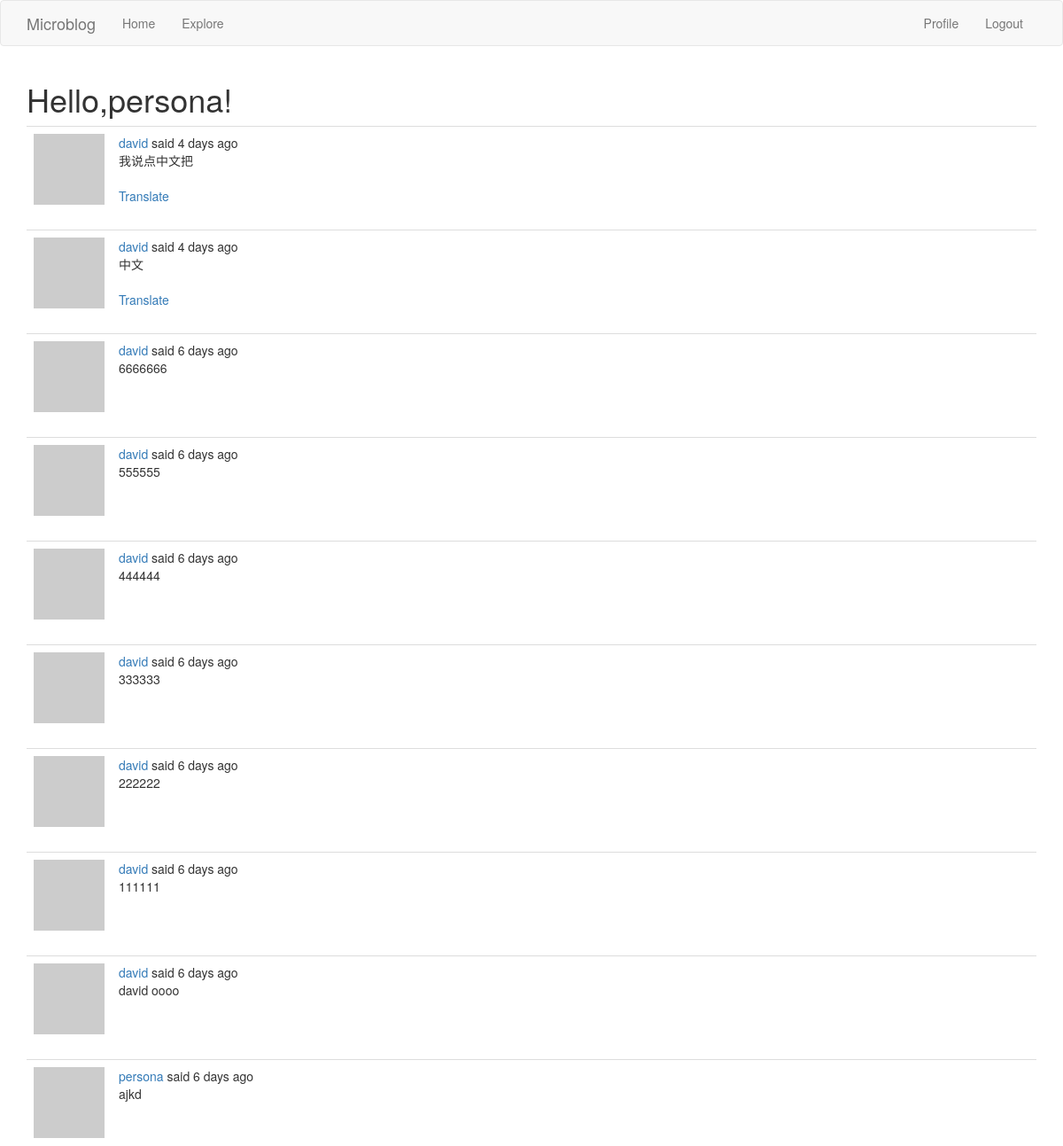
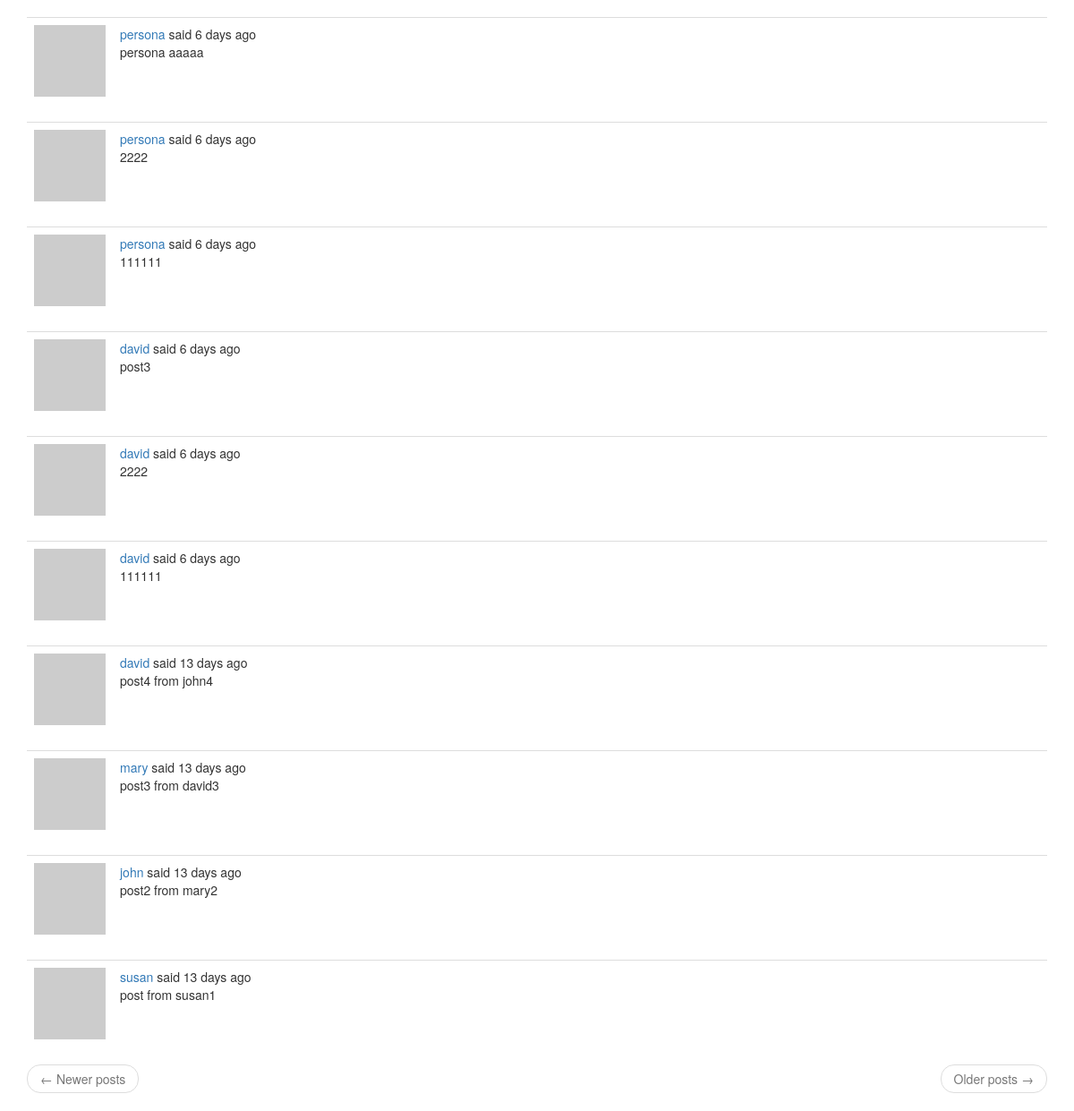
Screenshot of /explore (signed in) with the database file from the repository (2 pictures, top to bottom).
### app/models.py (models this page shows, shortened)
class User(UserMixin,db.Model):
	id = db.Column(db.Integer, primary_key=True)
	username = db.Column(db.String(64), index=True, unique=True)
	email = db.Column(db.String(120), index=True, unique=True)
	password_hash = db.Column(db.String(128))
	posts = db.relationship('Post', backref='author', lazy='dynamic')
	about_me = db.Column(db.String(140))
	last_seen = db.Column(db.DateTime,default=datetime.utcnow())
	followed = db.relationship(
		'User',
		secondary=followers,
		primaryjoin=(followers.c.follower_id==id),
		secondaryjoin=(followers.c.followed_id==id),
		backref=db.backref('followers', lazy='dynamic'),
		lazy='dynamic'
		)
	def avatar(self, size):
		digest = md5(self.email.lower().encode('utf-8')).hexdigest()
		return 'https://www.gravatar.com/avatar/{}?d=identicon&s={}'.format(digest, size)

class Post(db.Model):
	id = db.Column(db.Integer, primary_key=True)
	body = db.Column(db.String(140))
	timestamp = db.Column(db.DateTime, index=True, default=datetime.utcnow)
	user_id = db.Column(db.Integer, db.ForeignKey('user.id'))
	language = db.Column(db.String(5))

### app/routes.py (the view)
@app.route('/explore')
@login_required
def explore():
    page = request.args.get('page', 1, type=int)
    posts = Post.query.order_by(Post.timestamp.desc()).paginate(page, app.config['POSTS_PER_PAGE'], False)
    next_url = url_for('explore', page=posts.next_num) if posts.has_next else None
    prev_url = url_for('explore', page=posts.prev_num) if posts.has_prev else None
    return render_template('index.html', title='Explore', posts=posts.items, next_url=next_url, prev_url=prev_url)

### app/models.py (called while the page is built)
@login.user_loader
def load_user(id):
	return User.query.get(int(id))

### app/routes.py (called while the page is built)
@app.before_request
def before_request():
    if current_user.is_authenticated:
        current_user.last_seen = datetime.utcnow()
        db.session.commit()
    g.locale = 'zh' if str(get_locale()).startswith('zh') else str(get_locale())

### app/templates/index.html (shortened to what this page needs)
{% extends "base.html" %}
{% import 'bootstrap/wtf.html' as wtf %}
{% block app_content %}
	<h1>Hello,{{ current_user.username }}!</h1>
	{% for post in posts %}
		{% include '_post.html' %}
	{% endfor %}
	<nav aria-label="...">
		<ul class="pager">
			<li class="previous{% if not prev_url %} disabled{% endif %}">
				<a href="{{ prev_url or '#' }}">
					<span aria-hidden="true">&larr;</span> Newer posts
				</a>
			</li>
			<li class="next{% if not next_url %} disabled{% endif %}">
				<a href="{{ next_url or '#' }}">
					Older posts <span aria-hidden="true">&rarr;</span>
				</a>
			</li>
		</ul>
	</nav>
{% endblock %}

### app/templates/_post.html (shortened to what this page needs)
<table class="table table-hover">
    <tr>
        <td width="70px">
            <a href="{{ url_for('user', username=post.author.username) }}">
                <img src="{{ post.author.avatar(70) }}" />
            </a>
        </td>
        <td>
            {{ _('%(username)s said %(when)s', username=user_link, when=moment(post.timestamp).fromNow()) }}
            <br>
            <span id="post{{ post.id }}">{{ post.body }}</span>
            {% if post.language and post.language != g.locale %}
                <br><br>
                <span id="translation{{ post.id }}">
                    <a href="javascript:translate('#post{{ post.id }}', '#translation{{ post.id }}', '{{ post.language }}', '{{ g.locale }}');">{{ _('Translate') }}</a>
                </span>
            {% endif %}
        </td>
    </tr>
</table>

### rows the page displays
User: username "persona"
Post: body "我说点中文把"
Post: body "中文"
Post: body "6666666"
Post: body "555555"
Post: body "444444"
Post: body "333333"
Post: body "222222"
Post: body "111111"
Post: body "david oooo"
Post: body "ajkd"
Post: body "persona aaaaa"
Post: body "2222"
Post: body "111111"
Post: body "post3"
Post: body "2222"
Post: body "111111"
Post: body "post4 from john4"
Post: body "post3 from david3"
Post: body "post2 from mary2"
Post: body "post from susan1"
